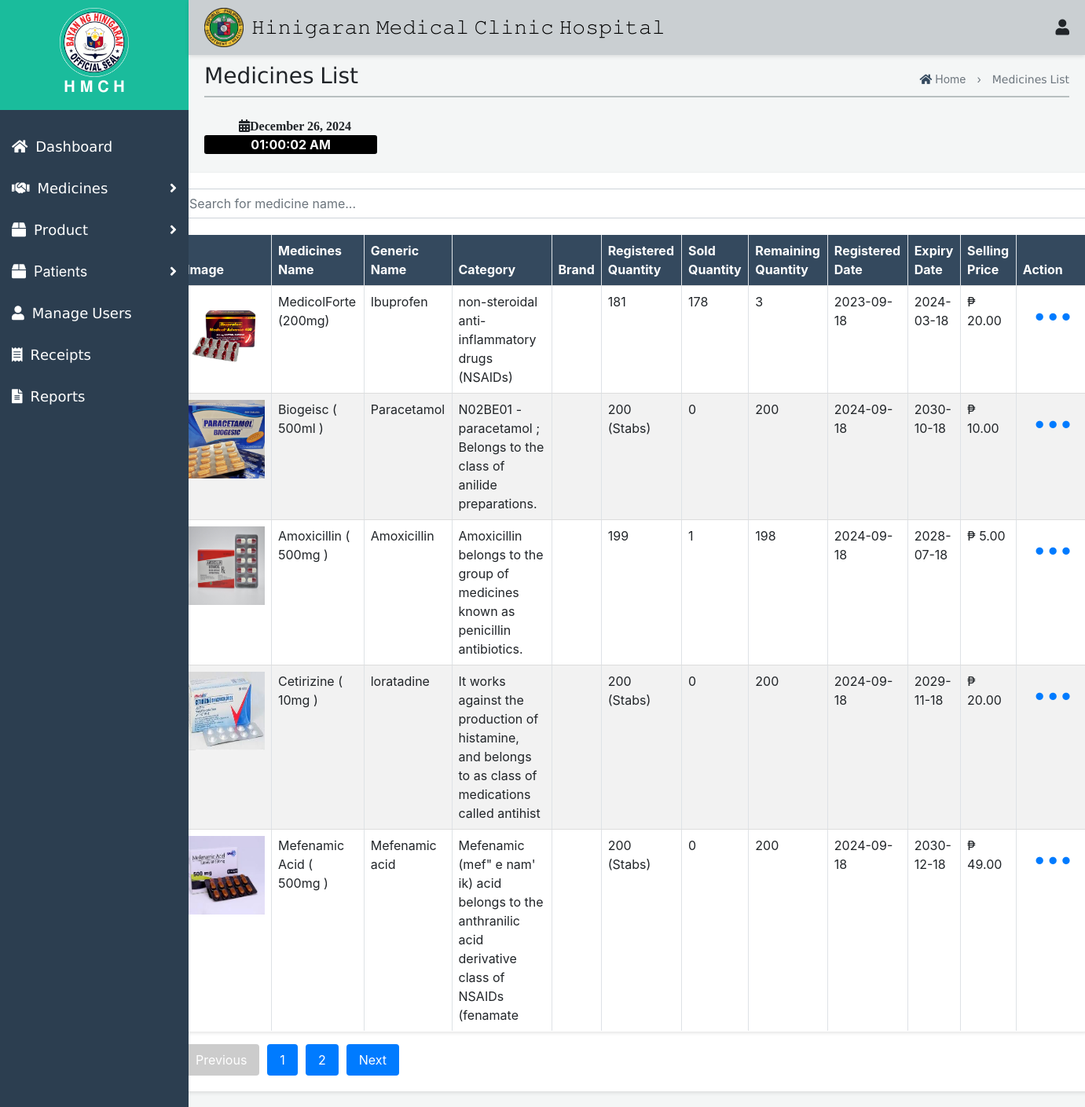
/Admin/PharmacyMedicineList.php, run on the app's committed database.
### tables this page shows
CREATE TABLE `pharmacy_medicines_products` (
  `id` int(11) NOT NULL,
  `medicine_product` varchar(255) NOT NULL,
  `image` varchar(255) NOT NULL,
  `generic_name` varchar(255) NOT NULL,
  `category` varchar(100) NOT NULL,
  `registered_quantity` varchar(255) NOT NULL,
  `sold_quantity` int(11) NOT NULL,
  `remain_quantity` varchar(255) GENERATED ALWAYS AS (`registered_quantity` - `sold_quantity`) VIRTUAL,
  `registered` date NOT NULL,
  `expiry` date NOT NULL,
  `selling_price` decimal(10,2) NOT NULL
);

### Admin/PharmacyMedicineList.php (the view, shortened to what this page needs)
<?php
$servername = "localhost";
$username = "root";
$password = "";
$dbname = "database";
$conn = new mysqli($servername, $username, $password, $dbname);
$records_per_page = 5;
$page = isset($_GET['page']) ? (int)$_GET['page'] : 1;
$start_from = ($page - 1) * $records_per_page;
$sql = "SELECT * FROM pharmacy_medicines_products LIMIT $start_from, $records_per_page";
$result = $conn->query($sql);
$total_records_sql = "SELECT COUNT(*) FROM pharmacy_medicines_products";
$total_records_result = $conn->query($total_records_sql);
$total_records = $total_records_result->fetch_array()[0];
$total_pages = ceil($total_records / $records_per_page);
?>
<!DOCTYPE html>
<html lang="en">
<head>
    <link rel="stylesheet" href="Med.css">
    <link rel="stylesheet" href="Receipt.css">
    <link href="https://maxcdn.bootstrapcdn.com/bootstrap/4.5.2/css/bootstrap.min.css" rel="stylesheet">
    <link href="https://cdnjs.cloudflare.com/ajax/libs/font-awesome/5.15.4/css/all.min.css" rel="stylesheet">
</head>
<body>
    <div class="top-nav">
    <div class="icon-container">
        <img src="img/Hinigaran.png" alt="Logo">
        <h1>𝙷𝚒𝚗𝚒𝚐𝚊𝚛𝚊𝚗 𝙼𝚎𝚍𝚒𝚌𝚊𝚕 𝙲𝚕𝚒𝚗𝚒𝚌 𝙷𝚘𝚜𝚙𝚒𝚝𝚊𝚕</h1>
    </div>
    <div class="icon-group">
        <div class="user-icon" onclick="toggleUserMenu(event)">
            <i class="fas fa-user"></i>
        </div>
    </div>
</div>
       <div id="mySidenav" class="side-nav">
        <div class="logo-container">
           <img src="img/hini.png" alt="Logo" style="width: 40%;">
            <h2>𝐇 𝐌 𝐂 𝐇</h2>
        </div>
         <a class="nav-link" href="ChiefAdmin.php">
            <div class="sb-nav-link-content">
                <div class="sb-nav-link-icon"><i class="fas fa-home"></i></div>
                <span>𝖣𝖺𝗌𝗁𝖻𝗈𝖺𝗋𝖽</span>
            </div>
        </a>
        <a class="nav-link collapsed" href="#" data-toggle="collapse" data-target="#collapseMedicines" aria-expanded="false" aria-controls="collapseMedicines">
            <div class="sb-nav-link-content">
                <div class="sb-nav-link-icon"><i class="fas fa-handshake"></i></div>
                <span> 𝖬𝖾𝖽𝗂𝖼𝗂𝗇𝖾𝗌</span>
                <div class="sb-sidenav-collapse-arrow"><i class="fas fa-angle-right"></i></div>
            </div>
        </a>
        <a class="nav-link collapsed" href="#" data-toggle="collapse" data-target="#collapseProducts" aria-expanded="false" aria-controls="collapseProducts">
            <div class="sb-nav-link-content">
                <div class="sb-nav-link-icon"><i class="fas fa-box"></i></div>
                <span> 𝖯𝗋𝗈𝖽𝗎𝖼𝗍</span>
                <div class="sb-sidenav-collapse-arrow"><i class="fas fa-angle-right"></i></div>
            </div>
        </a>
        <a class="nav-link collapsed" href="#" data-toggle="collapse" data-target="#collapsePatients" aria-expanded="false" aria-controls="collapsePatients">
            <div class="sb-nav-link-content">
                <div class="sb-nav-link-icon"><i class="fas fa-box"></i></div>
                <span>Patients</span>
                <div class="sb-sidenav-collapse-arrow"><i class="fas fa-angle-right"></i></div>
            </div>
        </a>
        <a class="nav-link" href="ManageUser.php">
            <div class="sb-nav-link-content">
                <div class="sb-nav-link-icon"><i class="fas fa-user"></i></div>
                <span>𝖬𝖺𝗇𝖺𝗀𝖾 𝖴𝗌𝖾𝗋𝗌</span>
            </div>
        </a>
        <a class="nav-link" href="Receipt.php">
            <div class="sb-nav-link-content">
                <div class="sb-nav-link-icon"><i class="fas fa-receipt"></i></div>
                <span>𝖱𝖾𝖼𝖾𝗂𝗉𝗍𝗌</span>
            </div>
        </a>
        <a class="nav-link" href="Reports.php">
            <div class="sb-nav-link-content">
                <div class="sb-nav-link-icon"><i class="fas fa-file-alt report-icon" title="Generate Report"></i></div>
                <span>𝖱𝖾𝗉𝗈𝗋𝗍𝗌</span>
            </div>
        </a>
    </div>
    <div id="mainContent" class="main-content">
       <div class="header-container">
    <h3>𝖬𝖾𝖽𝗂𝖼𝗂𝗇𝖾𝗌 𝖫𝗂𝗌𝗍</h3>
<div class="haha">
    <p style="text-align: center;">
        <a href="InventoryDashboard1.php" style="text-decoration: none; color: inherit;">
            <i class="fas fa-home" style="color: #34495e;"></i> Home
        </a>
        <span style="margin: 0 10px;">›</span>
        𝖬𝖾𝖽𝗂𝖼𝗂𝗇𝖾𝗌 𝖫𝗂𝗌𝗍
    </p>
</div>
</div>
<div class="first1" style="opacity: 0.9; border-top: 2px solid #b2babb; margin-top: -20px;"></div><br>
         <section id="datetime">
        <div class="fas fa-calendar-alt" id="current-date" style="font-weight: bold; margin-left: 4%; "></div>
        <div id="current-time" style="font-weight: bold; background-color:black; width: 20%; text-align: center; color: white; border-radius: 3px;"></div>
    </section>
<div class="container mt-4">
<div class="medicines-content-wrapper" style="width: 112%; margin-left: -67px;">
    <input type="text" id="searchInput" onkeyup="searchMedicine()" placeholder="Search for medicine name..." class="form-control mb-3">
    <table id="medicines-table" class="table table-bordered">
        <thead>
            <tr>
                <th>Image</th>
                <th>Medicines Name</th>
                <th>Generic Name</th>
                <th>Category</th>
                <th>Brand</th>
                <th>Registered Quantity</th>
                <th>Sold Quantity</th>
                <th>Remaining Quantity</th>
                <th>Registered Date</th>
                <th>Expiry Date</th>
                <th>Selling Price</th>
                <th>Action</th>
            </tr>
        </thead>
        <tbody>
            <?php if ($result->num_rows > 0): ?>
                <?php while($row = $result->fetch_assoc()): ?>
                    <tr>
                        <td><img src="<?= $row["image"] ?>" alt="Product Image"></td>
                        <td><?= $row["medicine_product"] ?></td>
                        <td><?= $row["generic_name"] ?></td>
                        <td><?= $row["category"] ?></td>
                        <td><?= $row["brand"] ?></td>
                        <td><?= $row["registered_quantity"] ?></td>
                        <td><?= $row["sold_quantity"] ?></td>
                        <td><?= $row["remain_quantity"] ?></td>
                        <td><?= $row["registered"] ?></td>
                        <td><?= $row["expiry"] ?></td>
                        <td>₱ <?= $row["selling_price"] ?></td>
                        <td>
                            <button class="btn btn-link" type="button" id="dropdownMenuButton" data-toggle="dropdown" aria-haspopup="true" aria-expanded="false" style="text-decoration: none; font-size: 30px">
                                •••
                            </button>
                        </td>
                    </tr>
                <?php endwhile; ?>
            <?php else: ?>
                <tr><td colspan="11">No records found</td></tr>
            <?php endif; ?>
        </tbody>
    </table>
    <div class="pagination">
        <?php if ($page > 1): ?>
            <a href="?page=<?= $page - 1 ?>">Previous</a>
        <?php else: ?>
            <a class="disabled">Previous</a>
        <?php endif; ?>
        <?php for ($i = 1; $i <= $total_pages; $i++): ?>
            <a href="?page=<?= $i ?>"><?= $i ?></a>
        <?php endfor; ?>
        <?php if ($page < $total_pages): ?>
            <a href="?page=<?= $page + 1 ?>">Next</a>
        <?php else: ?>
            <a class="disabled">Next</a>
        <?php endif; ?>
    </div>
</div>
</body>
</html>

### Admin/Med.css (style rules this page uses)
* { margin: 0; padding: 0; box-sizing: border-box; }
body { font-family: Arial, sans-serif; background-color: #f4f6f6; }
.top-nav { display: flex; justify-content: space-between; align-items: center; padding: 10px 20px; box-shadow: 0 2px 5px rgba(0, 0, 0, 0.1); }
.icon-container { position: relative; margin-right: 2%; display: flex; gap: 20px; }
.notification-icon, .user-icon { cursor: pointer; font-size: 24px; }
.side-nav { height: 100%; width: 230px; background-color: #34495e; color: white; position: fixed; top: 0; left: 0; overflow-x: hidden; padding-top: 60px; transition: 0.3s; display: flex; flex-direction: column; }
.main-content { margin-left: 230px; padding: 20px; transition: 0.3s; }
.nav-link { display: flex; align-items: center; padding: 10px 15px; text-decoration: none; color: white; transition: 0.3s; justify-content: space-between; }
.sb-nav-link-content { display: flex; align-items: center; flex: 1; }
.sb-nav-link-icon { margin-right: 10px; }
.sb-sidenav-collapse-arrow { margin-left: auto; }
.top-nav { position: fixed; top: 0; left: 240px; right: 0; background-color: #d0d3d4; padding: 10px; z-index: 1000; }
.top-nav h1 { color: #fff; margin: 0; }
.side-nav { height: 100%; width: 240px; position: fixed; z-index: 1; top: 0; left: 0; background-color: #2c3e50; padding-top: 0; transition: 0.3s; overflow-y: auto; }
.side-nav a { padding: 13px 15px; text-decoration: none; font-size: 18px; color: #fff; display: block; transition: 0.3s; }
.side-nav .sb-sidenav-collapse-arrow { margin-left: auto; color: #fff; }
.logo-container { text-align: center; margin-bottom: 20px; background-color: #1abc9c; padding: 10px; }
.logo-container img { width: 30%; height: auto; }
.logo-container h2 { color: #ffffff; font-size: 20px; transition: font-size 0.3s; }
.main-content { margin-left: 240px; padding: 80px 20px 20px; transition: margin-left 0.3s; }
.header-container { display: flex; justify-content: space-between; align-items: center; margin-bottom: 20px; }
.haha { text-align: right; }
.haha p { margin: 0; font-size: 14px; color: #6c757d; }
#medicines-table { width: 100%; border-collapse: collapse; }
#medicines-table thead { background-color: #34495E; color: white; }
#medicines-table th, #medicines-table td { padding: 8px; text-align: left; border-bottom: 1px solid #ddd; }
#medicines-table img { width: 100px; height: 100px; }
.pagination { margin-top: 10px; text-align: center; }
.pagination a { margin: 0 5px; padding: 8px 16px; text-decoration: none; background-color: #007bff; color: white; border-radius: 4px; }
.pagination a.disabled { background-color: #ccc; pointer-events: none; }
.medicines-content-wrapper { padding: 20px; background-color: #ffffff; border-radius: 8px; box-shadow: 0 2px 5px rgba(0, 0, 0, 0.1); }

### Admin/PharmacyMedicineList.php (style rules this page uses)
body { background-color: #f4f6f6; }

### data on the page
pharmacy_medicines_products: image (picture), medicine_product "MedicolForte (200mg)", generic_name "Ibuprofen", category "non-steroidal anti-inflammatory drugs (NSAIDs)", registered_quantity "181", sold_quantity "178", remain_quantity "3", registered "2023-09-18", expiry "2024-03-18", selling_price "20.00"
pharmacy_medicines_products: image (picture), medicine_product "Biogeisc ( 500ml )", generic_name "Paracetamol", category "N02BE01 - paracetamol ; Belongs to the class of anilide preparations.", registered_quantity "200 (Stabs)", sold_quantity "0", remain_quantity "200", registered "2024-09-18", expiry "2030-10-18", selling_price "10.00"
pharmacy_medicines_products: image (picture), medicine_product "Amoxicillin ( 500mg )", generic_name "Amoxicillin", category "Amoxicillin belongs to the group of medicines known as penicillin antibiotics.", registered_quantity "199", sold_quantity "1", remain_quantity "198", registered "2024-09-18", expiry "2028-07-18", selling_price "5.00"
pharmacy_medicines_products: image (picture), medicine_product "Cetirizine ( 10mg )", generic_name "loratadine", category "It works against the production of histamine, and belongs to as class of medications called antihist", registered_quantity "200 (Stabs)", sold_quantity "0", remain_quantity "200", registered "2024-09-18", expiry "2029-11-18", selling_price "20.00"
pharmacy_medicines_products: image (picture), medicine_product "Mefenamic Acid ( 500mg )", generic_name "Mefenamic acid", category "Mefenamic (mef\" e nam' ik) acid belongs to the anthranilic acid derivative class of NSAIDs (fenamate", registered_quantity "200 (Stabs)", sold_quantity "0", remain_quantity "200", registered "2024-09-18", expiry "2030-12-18", selling_price "49.00"
